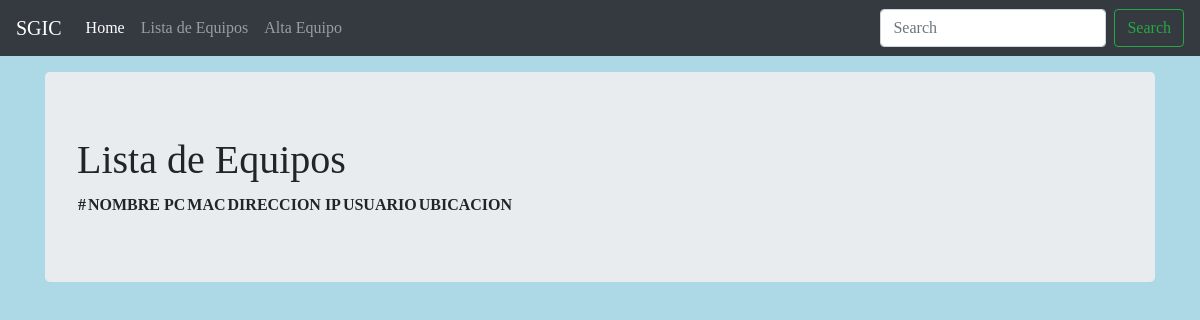
Page /computer_list/ on the earlier database version.
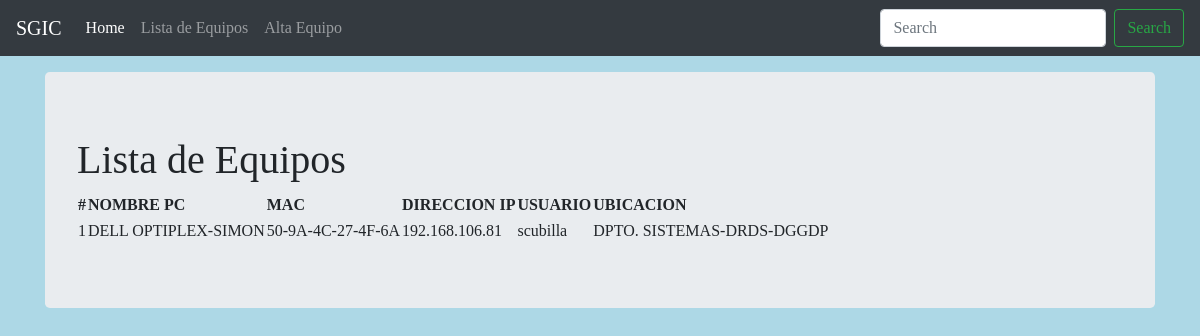
Same page on the later database version.
### compuapp/models.py (models this page shows, shortened)
class Computer(models.Model):
    computer_name = models.CharField(max_length=30)
    IP_address = models.CharField(max_length=30)
    MAC_address = models.CharField(max_length=30)
    users_name = models.CharField(max_length=30)
    location = models.CharField(max_length=30)
    purchase_date = models.DateField(auto_now_add=False, auto_now=False, blank=True, null=True)
    timestamp = models.DateField(auto_now_add=True, auto_now=False, blank=True)

### compuapp/views.py (the view)
# urls.py: path('computer_list/', views.computer_list, name='computer_list'),
def computer_list(request):
    title = "Lista de Equipos"
    queryset = Computer.objects.all()
    context = {
    "title": title,
    "queryset": queryset,
    }
    return render(request, "list_computer.html",context)

### templates/list_computer.html (shortened to what this page needs)
{% load static %}
<!doctype html>
<html lang="en">
  <head>
<link href="{% static 'css/bootstrap.min.css' %}" rel="stylesheet">
     <link href="{% static 'css/stylesheet.css' %}" rel="stylesheet">
    <link href="{% static 'css/navbar-top-fixed.css' %}" rel="stylesheet">
  </head>
  <body>
  {% include 'navbar.html'  %}
  <main role="main" class="container">
  <div class="jumbotron">
    <h1>  {{title}}</h1>
        <table>
    <tr>
        <th>#</th>
        <th>NOMBRE PC</th>
        <th>MAC</th>
        <th>DIRECCION IP</th>
        <th>USUARIO</th>
        <th>UBICACION</th>
    </tr>
    {% for instance in queryset %}
    <tr>
        <td>{{forloop.counter}}</td>
        <td>{{instance.computer_name}}</td>
        <td>{{instance.MAC_address}}</td>
        <td>{{instance.IP_address}}</td>
        <td>{{instance.users_name}}</td>
        <td>{{instance.location}}</td>
    </tr>
    {% endfor %}
    </table>
  </div>
</main>
      </body>
</html>

Differences in the rows shown:
added Computer: computer_name "DELL OPTIPLEX-SIMON", MAC_address "50-9A-4C-27-4F-6A", IP_address "192.168.106.81", users_name "scubilla", location "DPTO. SISTEMAS-DRDS-DGGDP"
